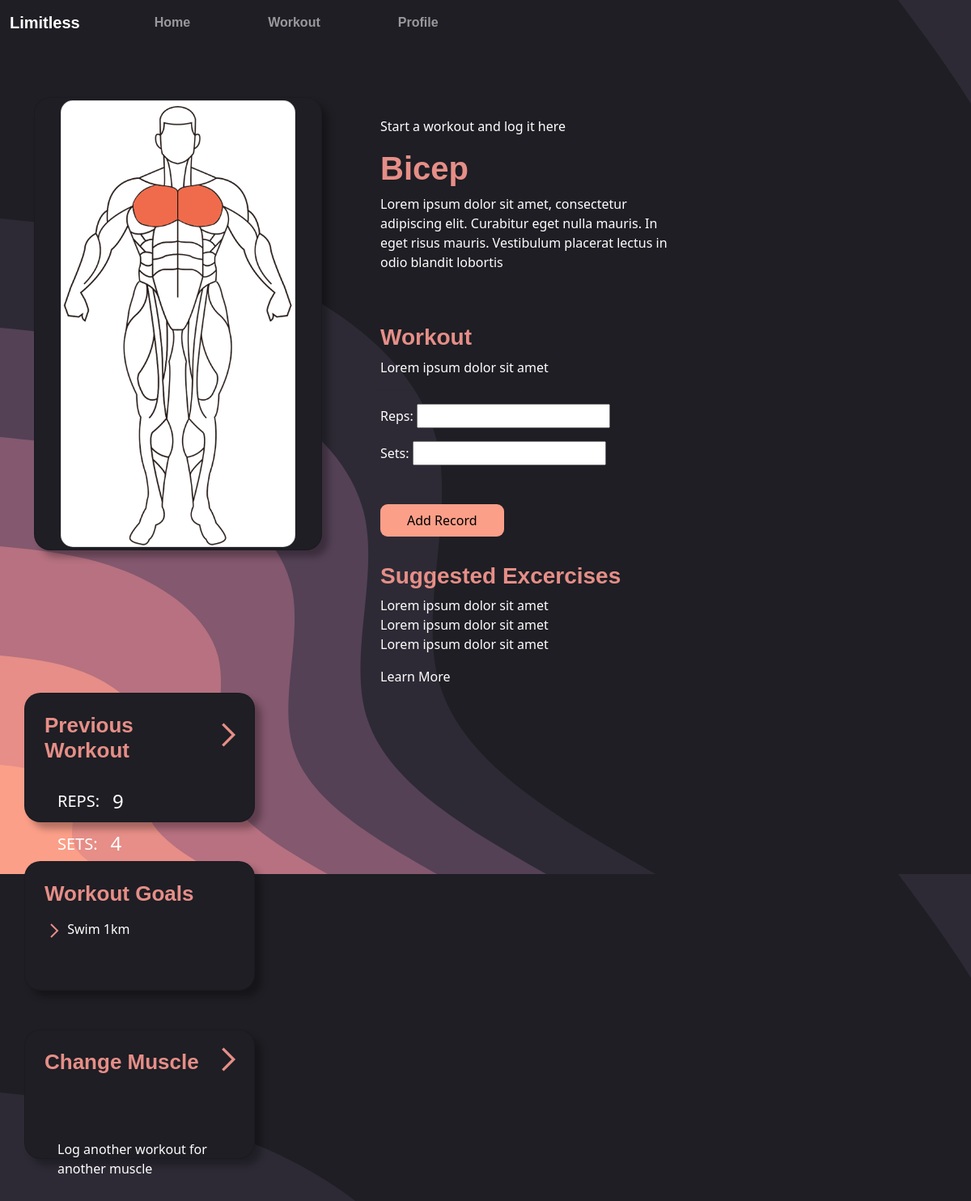
The app's page /workout/bicep/bicep/ (signed in) with its own data.
### homepage/models.py (models this page shows, shortened)
class WorkoutRecord(models.Model):
    user = models.ForeignKey(User, on_delete=models.CASCADE)
    username = models.CharField(max_length=150)
    workout_type = models.CharField(max_length=20)
    reps = models.IntegerField()
    sets = models.IntegerField()
    created_at = models.DateTimeField(auto_now_add=True)

class Goal(models.Model):
    user = models.ForeignKey(User, on_delete=models.CASCADE)
    description = models.TextField()
    target_sets = models.IntegerField(default=0)
    completed_sets = models.IntegerField(default=0)
    target_workouts = models.IntegerField(default=0)
    completed_workouts = models.IntegerField(default=0)
    created_at = models.DateTimeField(auto_now_add=True)
    completed = models.BooleanField(default=False)  # New field to track completion

### homepage/views.py (the view)
# urls.py: path('workout/bicep/<str:muscle>/', bicep_workout, name='bicep_workout'),
@login_required
def bicep_workout(request, muscle):
    recent_workout = WorkoutRecord.objects.filter(user=request.user, workout_type=muscle).order_by('-created_at').first()
    incomplete_goals = Goal.objects.filter(user=request.user, completed=False).order_by('-created_at')[:3]
    return handle_workout_request(request, muscle, recent_workout, incomplete_goals)

### homepage/forms.py
class WorkoutRecordForm(forms.ModelForm):
    class Meta:
        model = WorkoutRecord
        exclude = ['workout_type','username','user']

### homepage/views.py (called while the page is built)
def handle_workout_request(request, muscle, recent_workout=None, incomplete_goals=None):
    if request.method == 'POST':
        form = WorkoutRecordForm(request.POST)
        if form.is_valid():
            save_workout_record(request.user, muscle, form)
            return redirect('success_page')
    else:
        form = WorkoutRecordForm()
    return render(request, f'workouts/{muscle}_workout.html', {'form': form, 'recent_workout': recent_workout, 'incomplete_goals': incomplete_goals})

### homepage/templates/workouts/bicep_workout.html (shortened to what this page needs)
{% load static %}
<!DOCTYPE html>
<html lang="en">
<head>
    <link rel="stylesheet" href="https://cdn.jsdelivr.net/npm/bootstrap@5.0.0/dist/css/bootstrap.min.css">
    <link rel="stylesheet" href="{% static 'workouts/workout.css' %}">
    <link rel="stylesheet" href="{% static 'navbar/navbar.css' %}">
    <link rel="stylesheet" href="https://use.typekit.net/pnx2otr.css">
    <link rel="stylesheet" href="https://use.typekit.net/pnx2otr.css">
</head>
<body>
    <nav class="navbar navbar-expand-lg navbar-dark">
        <div class="container-fluid">
            <a class="navbar-brand" href="#">Limitless</a>
            <div class="collapse navbar-collapse" id="navbarNav">
                <div class="row">
                    <ul class="navbar-nav">
                        <li class="nav-item active">
                            <a class="nav-link" href="{% url 'home' %}">Home</a>
                        </li>
                        <li class="nav-item active">
                            <a class="nav-link" href="#">Workout</a>
                        </li>
                        <li class="nav-item active">
                            <a class="nav-link" href="#">Profile</a>
                        </li>
                    </ul>
                </div>
            </div>
        </div>
    </nav>
    <div class="container w-100 mt-4">
        <div class="row" style="margin-top: 8vh;">
            <div class="col-md-4" >
                <div class="card custom-card photo-card p-3">
                    <div class="card-body">
                        <div class="card img-card">
                            <div class="col-auto">
                                <img id="muscle-img" src="{% static 'workouts/CHEST.png' %}" alt="Chest Image"
                                    width="100%">
                            </div>
                        </div>
                    </div>
                </div>
            </div>
            <div class="col-md-4 ml-4" style="margin-left: 3rem; margin-right: 3rem;">
                <div class="row mt-4 mb-5">
                    <p>Start a workout and log it here</p>
                    <h1 class="muscle-title">Bicep</h1>
                    <p>Lorem ipsum dolor sit amet, consectetur adipiscing elit. Curabitur eget nulla mauris. In eget risus mauris. Vestibulum placerat lectus in odio blandit lobortis  </p>
                </div>
                <div class="row">
                    <h3 class="muscle-title">Workout</h3>
                    <p>Lorem ipsum dolor sit amet</p>
                    <hr style="width:50%;text-align:left;margin-left:2">
                    <form method="post" action="{% url 'bicep_workout' muscle='bicep' %}">
                        {{ form.as_p }}
                        <div class="row mt-0">
                            <div class="col">
                                <button type="submit" id="bottone1">Add Record</button>
                            </div>
                        </div>
                    </form>
                </div>
                <div class="row" style="margin-top: 4vh;">
                    <h3 class="muscle-title">Suggested Excercises</h3>
                    <ul class="list-unstyled">
                        <li>Lorem ipsum dolor sit amet</li>
                        <li>Lorem ipsum dolor sit amet</li>
                        <li>Lorem ipsum dolor sit amet</li>
                    </ul>
                    <a href="#">Learn More</a>
                </div>
            </div>
            <div class="col-md-3">
                <div class="row mb-5 mt-2">
                    <div class="card side-card" style="padding-left: 1.5rem;">
                        <div class="card-title mt-2 d-flex align-items-center justify-content-between">
                            <h4 class="card-title goal-title mt-3 ml-3">Previous Workout</h4>
                            <a href="{% url 'workout_page' %}" class="stretched-link">
                                <img class="go-arrow" src="{% static 'homepage/arrow.svg' %}">
                            </a>
                        </div>
                        <div class="card-body">
                            {% if recent_workout %}
                                <div class="d-flex align-items-center mb-3">
                                    <h5 class="me-3">REPS:</h5>
                                    <h4>{{ recent_workout.reps }}</h4>
                                </div>
                                <div class="d-flex align-items-center">
                                    <h5 class="me-3">SETS:</h5>
                                    <h4>{{ recent_workout.sets }}</h4>
                                </div>
                            {% else %}
                                <p>No previous workout recorded.</p>
                            {% endif %}
                        </div>
                    </div>
                </div>
                <div class="row mb-5">
                    <div class="card side-card" style="padding-left: 1.5rem;">
                        <div class="card-title mt-2 d-flex align-items-center justify-content-between">
                            <h4 class="card-title goal-title mt-3 ml-3">Workout Goals</h4>
                        </div>
                        <div class="card-body p-0">
                            <ul class="p-0">
                                {% for goal in incomplete_goals %}
                                <img class="list-arrow" src="{% static 'homepage/arrow.svg' %}">
                                <span>{{ goal.description }}</span>
                                {% endfor %}
                            </ul>
                        </div>
                    </div>
                </div>
                <div class="row mb-5">
                    <div class="card side-card" style="padding-left: 1.5rem;">
                        <div class="card-title mt-2 d-flex align-items-center justify-content-between">
                            <h4 class="card-title goal-title mt-3 ml-3">Change Muscle</h4>
                            <a href="{% url 'workout_page' %}" class="stretched-link">
                                <img class="go-arrow" src="{% static 'homepage/arrow.svg' %}">
                            </a>
                        </div>
                        <div class="card-body mt-5  ">
                            <a href="{% url 'home' %}" class="stretched-link "><p>Log another workout for another muscle</p></a>
                        </div>
                    </div>
                </div>
            </div>
        </div>
    </div>
</body>
</html>

### homepage/static/workouts/workout.css (style rules this page uses)
body { background-image: url(../background.svg); }
.photo-card { height: 75vh; justify-content: center; }
.custom-card { height: 70vh; max-height: 900px; background-color: #1e1e24!important; border-radius:20px!important; box-shadow: 8px 8px 8px rgba(0, 0, 0, 0.3); }
.img-card { border-radius:15px!important; }
.side-card { height: 20vh; background-color: #1e1e24!important; border-radius: 20px!important; box-shadow: 8px 8px 8px rgba(0, 0, 0, 0.3); transition: transform 0.3s ease; }
.goal-title { text-align: left; margin-top: 2vh; font-family: "indivisible", sans-serif; font-weight: 700; font-style: normal; color: #e68e87; font-size: 26px; }
.go-arrow { width: 40px; margin-left: auto; }
.card-body { color: white; }
a { color: white; text-decoration: none; }
p { color: white; }
.muscle-title { font-family: "indivisible", sans-serif; font-weight: 700; font-style: normal; color: #e68e87; }
li { color: white; }
#bottone1 { align-self: auto; margin-top: 4vh; padding-left: 33px; padding-right: 33px; padding-bottom: 8px; padding-top: 8px; border-radius: 9px; background: #fb9f89; border: none; font-family: inherit; text-align: center; cursor: pointer; transition: 0.4s; }

### homepage/static/navbar/navbar.css (style rules this page uses)
.navbar { background: transparent; }
.navbar-brand { font-family: "indivisible", sans-serif; font-weight: 600; font-style: normal; }
.nav-item { margin-left: 80px; font-family: "indivisible", sans-serif; font-weight: 600; font-style: normal; color: #e68e87; }

### records on screen
WorkoutRecord: reps "9", sets "4"
Goal: description "Swim 1km"
